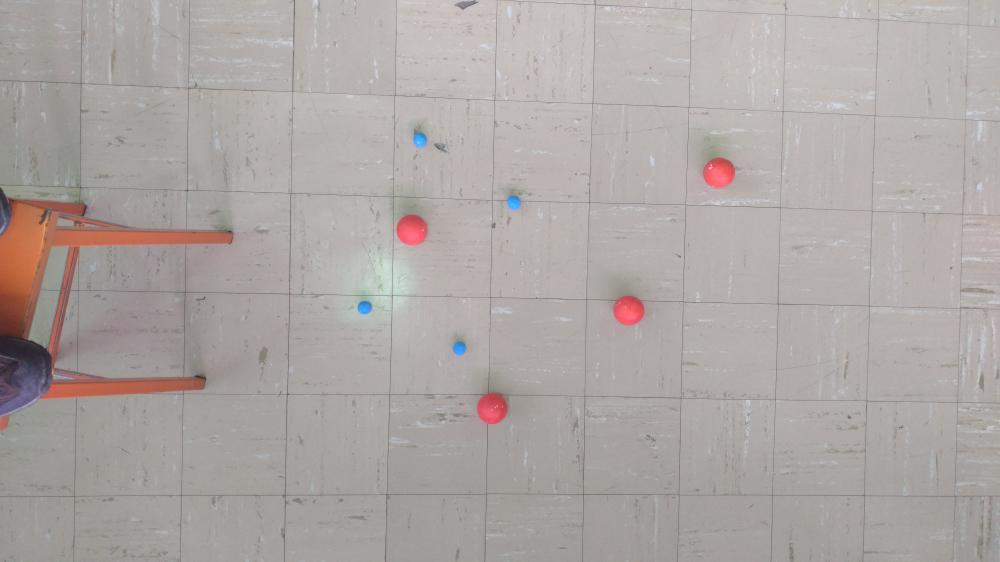
#> input picture ColorBallTracker/tools/Figures/Balls_1.jpg, 1000 x 562 px
$ python 3-Color-Detection-Image-LAB.py   (older library calls are emulated)
#> lines starting #> are read from the running program, lines starting #| are printed output that depends on the picture; after the words box and inside, x2 and y2 are one past the last pixel; in counts of white or black regions, pixels touching at a corner belong together
# import the necessary packages
import numpy as np
import cv2
from collections import OrderedDict
import time

# Tracked Colors in BGR (NOT RGB).
tracked_colors = [[103,94,230],[233,151,60]]

# Dictionary of recognized color labels.
RGB_dictionary = OrderedDict({
        "RED": (255, 0, 0),
        "GREEN": (0, 255, 0),
        "BLUE": (0, 0, 255),
        "CYAN": (0, 255, 255),
        # It doesn't recognize Magenta very well.
        # "MAGENTA": (255, 0, 255),
        "YELLOW": (255, 255, 0),
    })


# Percentage margin for hue, saturation and value.
margins = { "hue": 0.05,
            "saturation": 0.2,
            "value": 0.2
            }


def color2Mask(image, tracked_colors, margins):

    # Unpack margins.
    marH = margins["hue"]
    marS = margins["saturation"]
    marV = margins["value"]

    # Transform the image to HSV
    hsv_image = cv2.cvtColor(image, cv2.COLOR_BGR2HSV)

    # mask accumulator
    all_masks = np.zeros((image.shape[0], image.shape[1]), dtype = np.uint8)

    # Iterate over the list of tracked colors
    for color in tracked_colors:

        # Transform the color to hsv.
        hsv_color = cv2.cvtColor(np.uint8([[color]]), cv2.COLOR_BGR2HSV)
        hsv_color = hsv_color[0][0]
        # print("hsv_color = {}".format(hsv_color))

        # Calculate the margins for the mask from the base colors and the margin
        low_margin  = [ int(hsv_color[0] - 180*marH), int(max(hsv_color[1] - 255*marS, 0)), int(max(hsv_color[2] - 255*marV, 0)) ]
        high_margin = [ int(hsv_color[0] + 180*marH), int(min(hsv_color[1] + 255*marS, 255)), int(min(hsv_color[2] + 255*marV, 255)) ]

        # If there is a Wrap Around on the Hue axis, Create 2 sets of margins.
        if (low_margin[0] < 0) or (high_margin[0] > 179):

            if (low_margin[0] < 0):
                # If the low margin is negative, do a margin set in the upper region of the color space
                low_margin1  = [ 179 - np.abs(low_margin[0]), low_margin[1], low_margin[2] ]
                high_margin1 = [ 179, high_margin[1], high_margin[2] ]
                # then, do a margin set in the lower region of the color space.
                low_margin2  = [ 0, low_margin[1], low_margin[2] ]
                high_margin2 = [ high_margin[0], high_margin[1], high_margin[2] ]

            if (high_margin[0] > 179):
                # If the low margin is negative, do a margin set in the upper region of the color space
                low_margin1  = [ low_margin[0], low_margin[1], low_margin[2] ]
                high_margin1 = [ 179, high_margin[1], high_margin[2] ]
                # then, do a margin set in the lower region of the color space.
                low_margin2  = [ 0, low_margin[1], low_margin[2] ]
                high_margin2 = [ high_margin[0] - 179, high_margin[1], high_margin[2] ]

            # Run both masks and append them together
            mask1 = cv2.inRange(hsv_image,np.array(low_margin1),np.array(high_margin1))
            mask2 = cv2.inRange(hsv_image,np.array(low_margin2),np.array(high_margin2))
            mask  = cv2.bitwise_or(mask1,mask2)

        # If There is no weird Hue overflow, then just calculate the normal mask.
        else:
            mask = cv2.inRange(hsv_image,np.array(low_margin),np.array(high_margin))

        # Append the generated masks onto a single variable
        all_masks  = cv2.bitwise_or(all_masks,mask)


    # Erosion and Dilation on the combined mask
    kernel = cv2.getStructuringElement(cv2.MORPH_ELLIPSE,(5,5))
    all_masks = cv2.morphologyEx(all_masks, cv2.MORPH_OPEN, kernel)

    # Return the accumulated masks
    return all_masks


def mask2CentroidColor(image, mask, LAB_dictionary):
    # Calculate the contours of the image
    (_, cnts, _) = cv2.findContours(mask.copy(), cv2.RETR_EXTERNAL,cv2.CHAIN_APPROX_SIMPLE)

    # initialize good contours
    tracked_cnts = []

    # loop over the contours
    for c in cnts:

        # Try to Eliminate wrong contours based on how much thier perimeter and area approximate an actual circle.
        area = cv2.contourArea(c)
        perimeter = cv2.arcLength(c,True)
        (x,y),radius = cv2.minEnclosingCircle(c)
        # Transform the center of the circle to pixels
        (x,y) = (int(x),int(y))
        circle_area = int( np.pi * radius**2)
        circle_perimeter = int( np.pi * radius*2)
        if not (circle_perimeter*0.9 < perimeter < circle_perimeter*1.1 and circle_area*0.6 < area < circle_area*1.4): continue

        ## If you reach this far, detect the contour color using LAB aproximation
        # Retrieve center color from the image
        color = image[y][x]
        # Transform color to LAB color space
        color = cv2.cvtColor(np.uint8([[color]]), cv2.COLOR_BGR2LAB)
        # Calculate the vector difference between the selected color, and the known dictionary using numpy broadcasting.
        # Then compute the magnitue of the vector. Finally, retrieve the position of the value with the smallest difference.
        # To avoid overflowing, convert the arrays to float before substraction.
        min_idx = np.linalg.norm( LAB_dictionary["lab"].astype(np.float32) - color.astype(np.float32), axis=2 ).argmin()
        # Retrieve the label corresponding to that color.
        color_label = LAB_dictionary["name"][min_idx]

        ## Prepare array to return
        # Each ball is represented by an array  with the centroid, the radius, and the color label, like:
        # [ (x,y), radius, label ]
        tracked_cnts.append([(x,y), int(radius), color_label])
        print("(x,y) = {}, color = {}".format((x,y), color_label))

    # When the iteration through the contours has finished, return the list of tracked balls.
    return tracked_cnts


def RBG2LAB_labels(RGB_dictionary):
    """Convert an ordered dictionary of RGB colors to LAB format.
    returns a dictionary with a  list of converted values and a list of text labels. """

    RGB_dictionary
    lab_nparray = np.zeros((len(RGB_dictionary), 1, 3), dtype="uint8")
    color_names = []

    # loop over the colors dictionary
    for (i, (name, rgb)) in enumerate(RGB_dictionary.items()):
        # update the L*a*b* array and the color names list
        lab_nparray[i] = rgb
        color_names.append(name)

        # convert the L*a*b* array from the RGB color space
        # to L*a*b*
        lab = cv2.cvtColor(lab_nparray, cv2.COLOR_RGB2LAB)

    # Create a dictionary to easily pass the results around
    LAB_dictionary = {
            "lab": lab,
            "name":color_names
            }
    # Return the dictionary
    return LAB_dictionary


# Transform the recognized color to LAB color space.
LAB_dictionary = RBG2LAB_labels(RGB_dictionary)

# load the image and perform pyramid mean shift filtering
# to aid the thresholding step
image = cv2.imread("../Figures/Balls_1.jpg")
#> image is the input picture: shape (562, 1000, 3); mean B, G, R 163.8, 166.8, 173.3
# Super filter the Image

shifted = cv2.pyrMeanShiftFiltering(image, 21, 51)
# shifted = cv2.GaussianBlur(image, (5, 5), 0)

## Calculate the masks associated to the tracked colors
mask = color2Mask(shifted, tracked_colors, margins)
#> the loop in color2Mask, `for color in tracked_colors:` made 2 passes
#> pass 1, in color2Mask, `mask1 = cv2.inRange(hsv_image,np.array(low_margin1),np.array(high_marg..`:
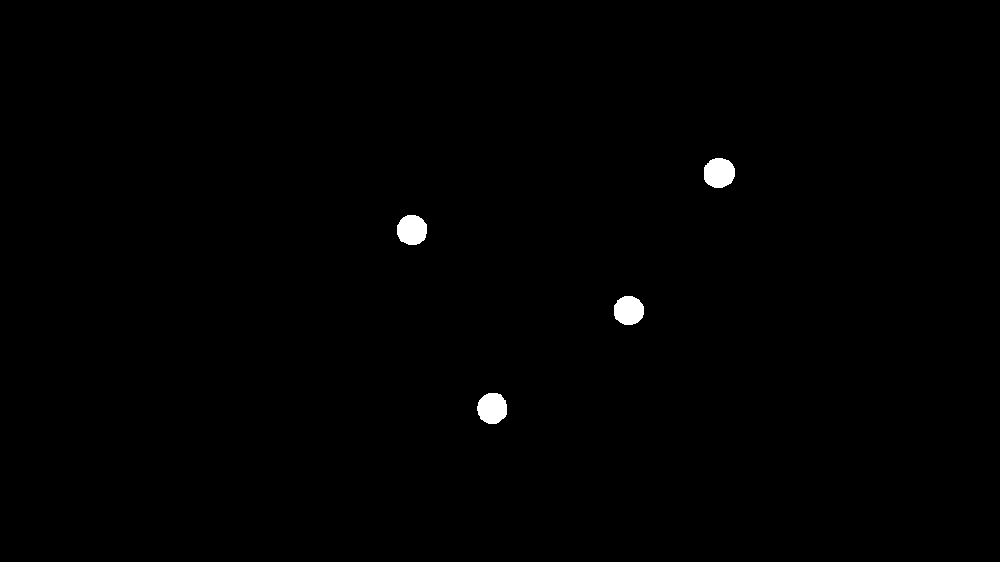
#> mask1: shape (562, 1000); 0.52% white; 4 white regions, box (x1, y1, x2, y2) and area: (704, 158, 735, 188) 755, (477, 393, 507, 424) 743, (397, 215, 427, 245) 730, (614, 296, 644, 325) 702
#> pass 1, in color2Mask, `mask2 = cv2.inRange(hsv_image,np.array(low_margin2),np.array(high_marg..`:
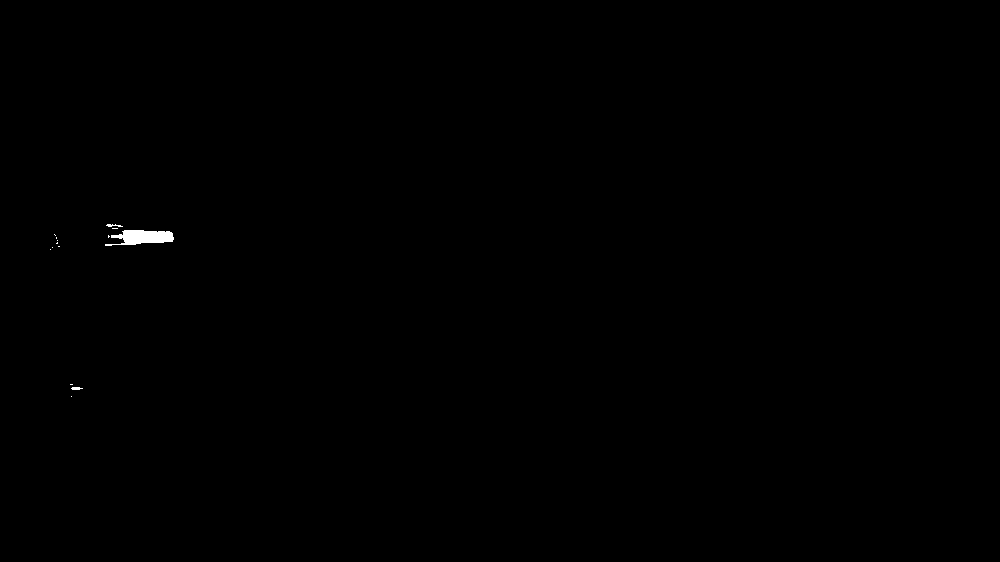
#> mask2: shape (562, 1000); 0.14% white; 14 white regions (11 under 20 px), largest, box (x1, y1, x2, y2) and area: (105, 230, 174, 246) 705, (106, 224, 123, 227) 30, (71, 387, 83, 390) 28
#> pass 1, in color2Mask, `mask  = cv2.bitwise_or(mask1,mask2)`:
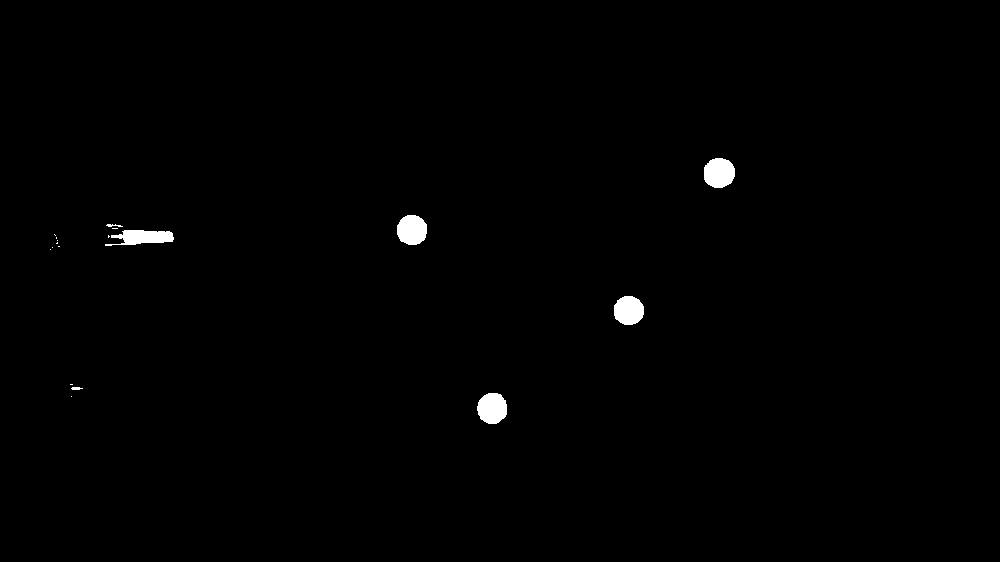
#> mask: shape (562, 1000); 0.66% white; 18 white regions (11 under 20 px), largest, box (x1, y1, x2, y2) and area: (704, 158, 735, 188) 755, (477, 393, 507, 424) 743, (397, 215, 427, 245) 730
#> pass 2, in color2Mask, `mask = cv2.inRange(hsv_image,np.array(low_margin),np.array(high_margin))`:
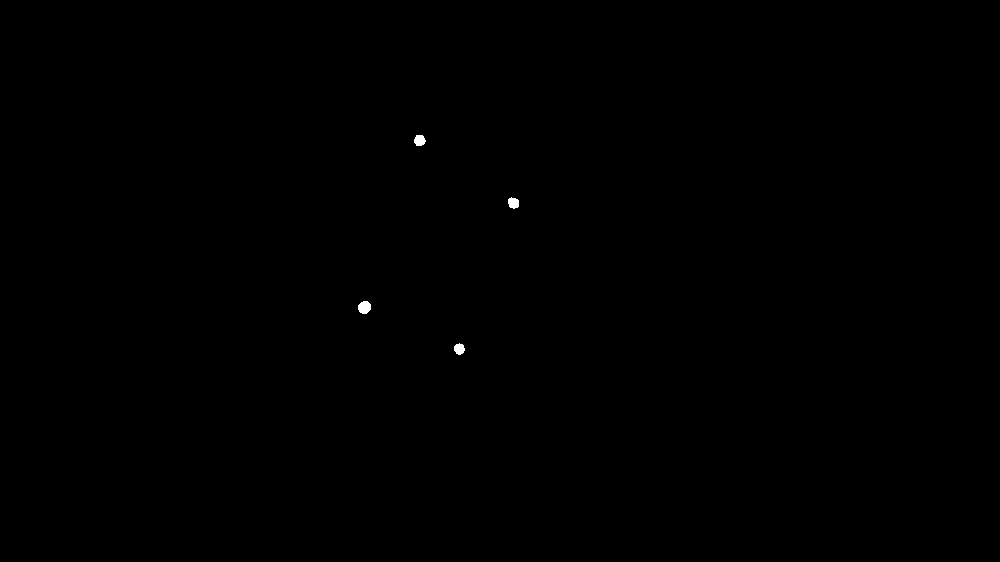
#> mask: shape (562, 1000); 0.08% white; 4 white regions, box (x1, y1, x2, y2) and area: (358, 301, 371, 314) 134, (414, 135, 426, 146) 104, (508, 197, 519, 209) 102, (454, 343, 465, 355) 97
#> in color2Mask, `all_masks = cv2.morphologyEx(all_masks, cv2.MORPH_OPEN, kernel)`:
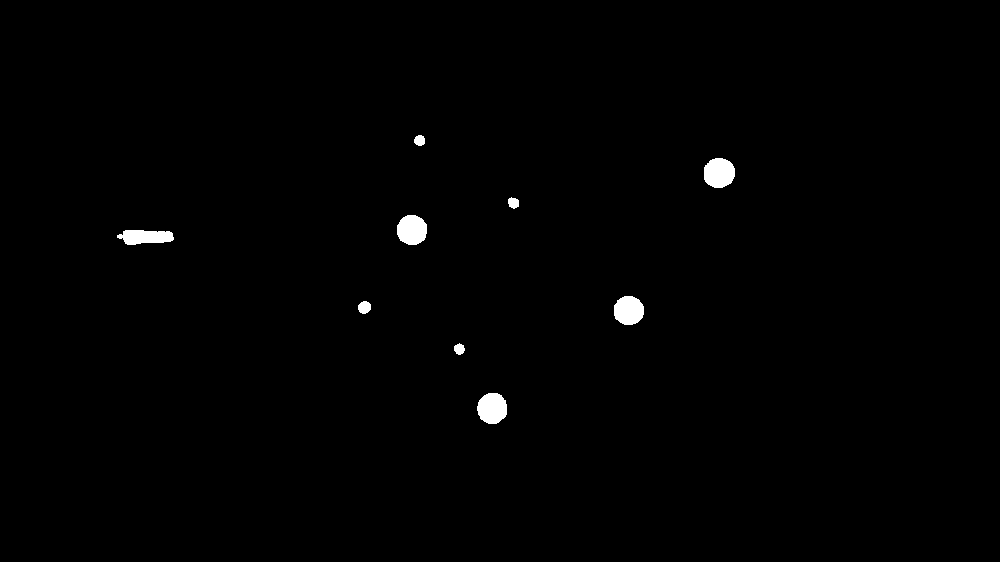
#> all_masks: shape (562, 1000); 0.71% white; 9 white regions
## Calculate contours and colors of the tracked objects
tracked_cnts = mask2CentroidColor(shifted, mask, LAB_dictionary)
#> in mask2CentroidColor, `(_, cnts, _) = cv2.findContours(mask.copy(), cv2.RETR_EXTERNAL,cv2.CHA..`: cnts = 9 contours; largest, box (x1, y1, x2, y2) and area: (704, 158, 735, 188) 708, (477, 393, 507, 424) 698, (397, 215, 427, 245) 683, (614, 296, 644, 325) 659, (117, 230, 174, 245) 586
#> the loop in mask2CentroidColor, `for c in cnts:` made 9 passes
#> (area, perimeter, x, y, radius, circle_area, circle_perimeter, color) on passes 1, 2, 3, 4, 6, 7, 8: (697.5, 99.84, 491, 407, 15.7, 774, 98, [[133, 176, 144]]), (79, 34.97, 458, 348, 5.55, 96, 34, [[154, 128, 83]]), (114, 39.8, 364, 307, 6.54, 134, 41, [[158, 125, 84]]), (659, 96.43, 628, 310, 15.33, 738, 96, [[148, 181, 149]]), (683, 98.43, 411, 229, 15.49, 753, 97, [[151, 181, 147]]), (83, 36.14, 513, 202, 6.1, 117, 38, [[167, 123, 85]]), (708.5, 101, 718, 173, 15.99, 802, 100, [[155, 179, 148]])
#> (printed output is left out)
#> after the loop in mask2CentroidColor, `for c in cnts:`: tracked_cnts = [[(491, 407), 15, 'RED'], [(458, 348), 5, 'CYAN'], [(364, 307), 6, 'CYAN'], [(628, 310), 15, 'RED'], [(411, 229), 15, 'RED'], [(513, 202), 6, 'CYAN'], [(718, 173), 15, 'RED'], [(419, 140), 5, 'CYAN']]

## Draw the tracked contours on screen
for cnt in tracked_cnts:
    # Draw a circle around each ball
    center = cnt[0]
    radius = cnt[1]
    color = RGB_dictionary[cnt[2]]
    cv2.circle(image,center,radius,(color[2], color[1], color[0]),2)

    # Draw a white dot at the center of each ball
    cv2.circle(image, center, 1, (255, 255, 255), -1)
#> this loop made 8 passes
#> (center, radius, color) on passes 1 to 8: ((491, 407), 15, (255, 0, 0)), ((458, 348), 5, (0, 255, 255)), ((364, 307), 6, (0, 255, 255)), ((628, 310), 15, (255, 0, 0)), ((411, 229), 15, (255, 0, 0)), ((513, 202), 6, (0, 255, 255)), ((718, 173), 15, (255, 0, 0)), ((419, 140), 5, (0, 255, 255))


cv2.imshow("mask", mask)
cv2.imshow("Shifted", shifted)
cv2.imshow("Input", image)


cv2.waitKey(0)
cv2.destroyAllWindows()

$ run again, with ColorBallTracker/tools/Figures/Balls_2.jpg copied over ColorBallTracker/tools/Figures/Balls_1.jpg
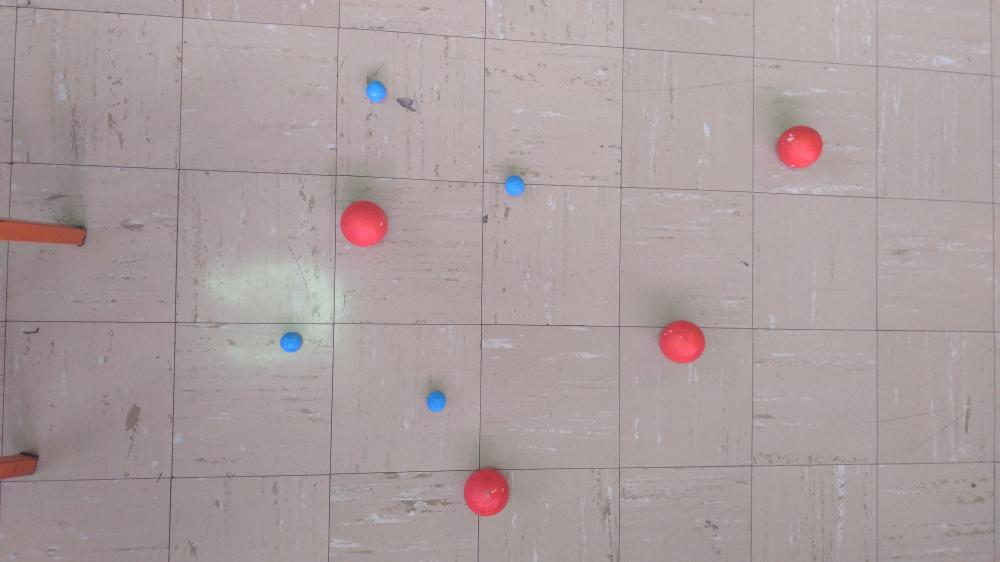
#> input picture ColorBallTracker/tools/Figures/Balls_2.jpg, 1000 x 562 px
#> image is the input picture: shape (562, 1000, 3); mean B, G, R 158.1, 156.7, 170.3
#> hsv_image: shape (562, 1000, 3); mean H, S, V 117.6, 21, 171
#> the loop in color2Mask, `for color in tracked_colors:` made 2 passes
#> pass 1, in color2Mask, `mask1 = cv2.inRange(hsv_image,np.array(low_margin1),np.array(high_marg..`:
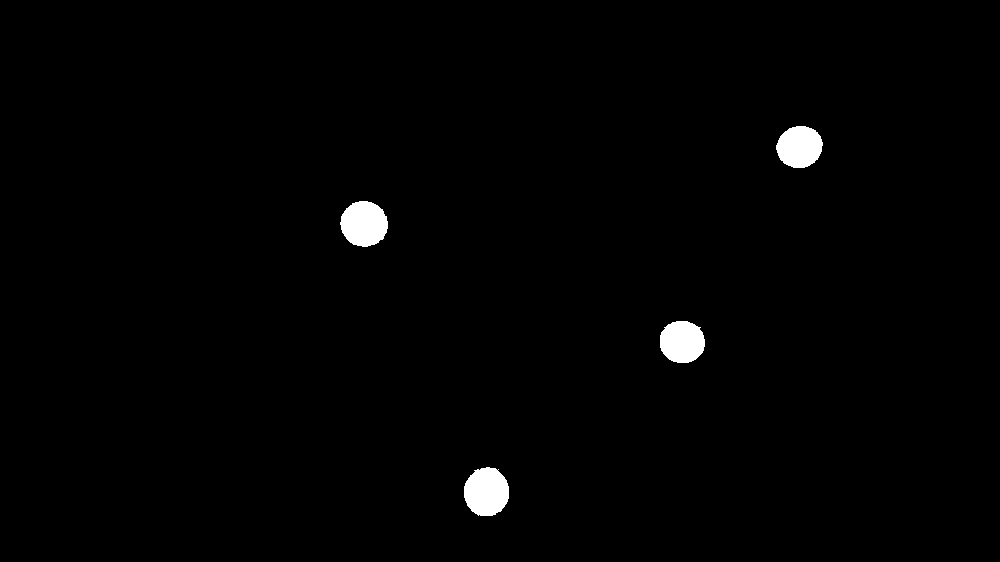
#> mask1: shape (562, 1000); 1.2% white; 4 white regions, box (x1, y1, x2, y2) and area: (464, 467, 509, 516) 1744, (340, 201, 388, 247) 1703, (660, 321, 705, 363) 1527, (776, 126, 823, 168) 1525
#> pass 2, in color2Mask, `all_masks  = cv2.bitwise_or(all_masks,mask)`:
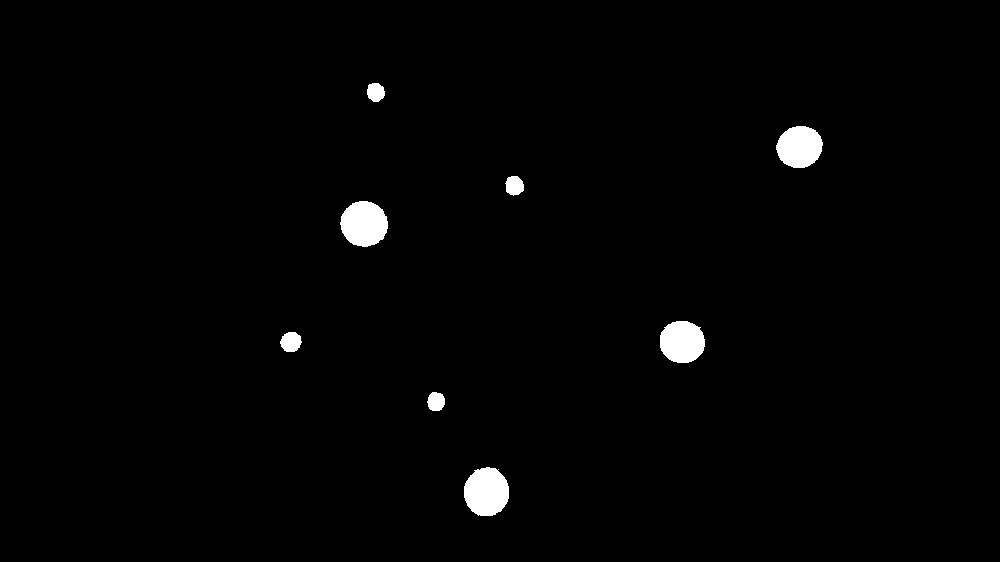
#> all_masks: shape (562, 1000); 1.4% white; 8 white regions, largest, box (x1, y1, x2, y2) and area: (464, 467, 509, 516) 1744, (340, 201, 388, 247) 1703, (660, 321, 705, 363) 1527
#> cnts = 8 contours; box (x1, y1, x2, y2) and area: (464, 467, 509, 516) 1670, (340, 201, 388, 247) 1632, (660, 321, 705, 363) 1460, (776, 126, 823, 168) 1460, (280, 332, 301, 352) 304, (506, 176, 524, 196) 257, (428, 392, 445, 411) 242, (367, 83, 385, 102) 240
#> the loop in mask2CentroidColor, `for c in cnts:` made 8 passes
#> (area, perimeter, x, y, radius, circle_area, circle_perimeter, color) on passes 1 to 7: (1669.5, 155, 486, 491, 24.53, 1890, 154, [[124, 180, 147]]), (242.5, 59.21, 435, 401, 9.61, 290, 60, [[145, 131, 79]]), (304, 67.46, 290, 341, 10.81, 367, 67, [[150, 130, 79]]), (1460, 143.1, 682, 341, 22.85, 1639, 143, [[137, 183, 150]]), (1632, 154.7, 363, 224, 23.93, 1798, 150, [[141, 185, 149]]), (257, 61.46, 514, 185, 10.09, 320, 63, [[162, 128, 81]]), (1459.5, 146.5, 799, 145, 23.27, 1700, 146, [[145, 184, 150]])
#> (printed output is left out)
#> after the loop in mask2CentroidColor, `for c in cnts:`: tracked_cnts = [[(486, 491), 24, 'RED'], [(435, 401), 9, 'CYAN'], [(290, 341), 10, 'CYAN'], [(682, 341), 22, 'RED'], [(363, 224), 23, 'RED'], [(514, 185), 10, 'CYAN'], [(799, 145), 23, 'RED'], [(375, 91), 9, 'CYAN']]
#> the loop `for cnt in tracked_cnts:` made 8 passes
#> (center, radius, color) on passes 1 to 8: ((486, 491), 24, (255, 0, 0)), ((435, 401), 9, (0, 255, 255)), ((290, 341), 10, (0, 255, 255)), ((682, 341), 22, (255, 0, 0)), ((363, 224), 23, (255, 0, 0)), ((514, 185), 10, (0, 255, 255)), ((799, 145), 23, (255, 0, 0)), ((375, 91), 9, (0, 255, 255))
